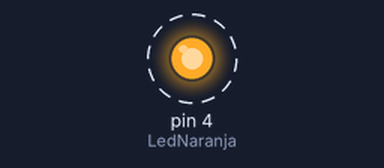
The sketch below on a simulated Arduino Uno, built with avr-gcc and run on an emulated ATmega328P. Shown: output pins drawn as LEDs (lit = HIGH). Dashed ring = blinking.

Above: at 0.2 s.
Timing chart, 0 to 3.0 s (numbered marks = the images above):
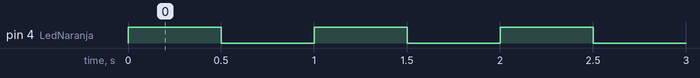

Measured:
- by itself, pin 4 (LedNaranja): alternates HIGH for 0.50 s and LOW for 0.50 s

The sketch:

Codigo_Practica_2_P2.ino
```cpp
/*
Fundacion Kinal
Centro educativo tecnico laboral Kinal
Quinto perito
Quinto electronica
Codigo Tecnico:  EBSAV
curso: Taller de electronica digital y reparacion de computadoras I
Proyecto: Como leer un pin digital
Dev: Diego Yos
Fecha: 12 de abril
*/

//Directivas de preprocesador
#define LedNaranja 4 //pin conectado a un led
#define tiempo espera 580 //tiempo entre estados del led

void setup()
{
 pinMode(LedNaranja, OUTPUT); //Pin como salida.
 digitalWrite(LedNaranja, LOW); //LED conectado al pin 3 inicia apagado

}

void loop()
{
digitalWrite(LedNaranja, HIGH); //Enciendo el led conectado al pina
delay(500); //espera de 500 milisegundos.
digitalWrite(LedNaranja, LOW); //Apago el led conectado al pina
delay(500); //espera de 500 milisegundos
}
```
